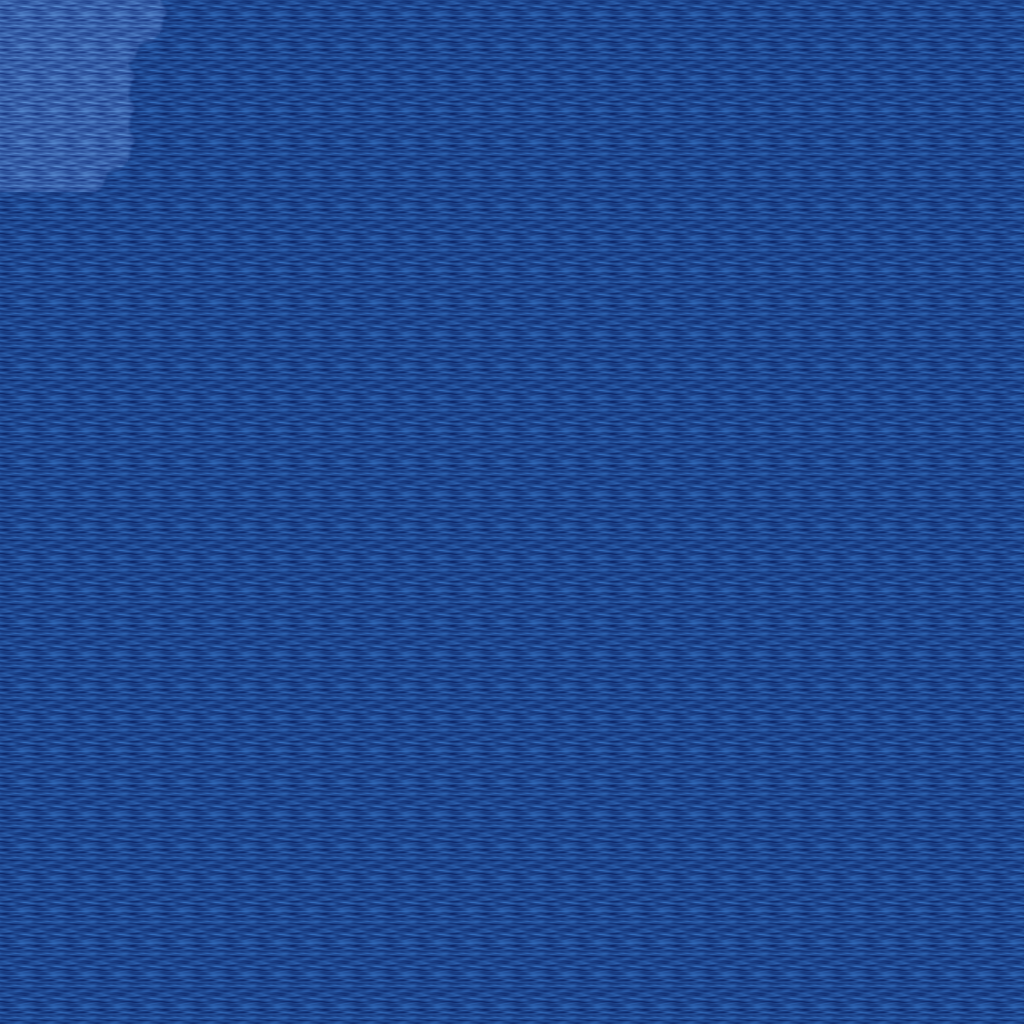

Tiled map render using the project's own tile images. Description and the map definition, with tile-layer contents summarised, below:
An orthogonal 32x32 tile map with 32x32 px tiles, 5 tile layers (Ground, Objects, Objects2, Above, ...), 1 hidden layer not drawn, 14 tilesets.

<map version="1.10" tiledversion="1.11.0" orientation="orthogonal" renderorder="right-down" width="32" height="32" tilewidth="32" tileheight="32" infinite="0" nextlayerid="11" nextobjectid="1">
 <tileset firstgid="1" name="ground_ground" tilewidth="32" tileheight="32" tilecount="33" columns="3">
  <image source="../drawable/ground_ground.png" width="96" height="352" />
 </tileset>
 <tileset firstgid="34" name="plant_flower_daisy_red" tilewidth="32" tileheight="32" tilecount="8" columns="2">
  <image source="../drawable/plant_flower_daisy_red.png" width="64" height="128" />
 </tileset>
 <tileset firstgid="42" name="ground_grass_edges" tilewidth="32" tileheight="32" tilecount="36" columns="12">
  <image source="../drawable/ground_grass_edges.png" width="384" height="96" />
 </tileset>
 <tileset firstgid="78" name="ground_grass_corners" tilewidth="32" tileheight="32" tilecount="24" columns="6">
  <image source="../drawable/ground_grass_corners.png" width="192" height="128" />
 </tileset>
 <tileset firstgid="102" name="ground_water_pool" tilewidth="32" tileheight="32" tilecount="72" columns="3">
  <image source="../drawable/ground_water_pool.png" width="96" height="768" />
 </tileset>
 <tileset firstgid="174" name="plant_flower_daisy_white" tilewidth="32" tileheight="32" tilecount="8" columns="2">
  <image source="../drawable/plant_flower_daisy_white.png" width="64" height="128" />
 </tileset>
 <tileset firstgid="182" name="plant_grasses" tilewidth="32" tileheight="32" tilecount="6" columns="3">
  <image source="../drawable/plant_grasses.png" width="96" height="64" />
 </tileset>
 <tileset firstgid="188" name="item_statue_bird" tilewidth="32" tileheight="32" tilecount="8" columns="2">
  <image source="../drawable/item_statue_bird.png" width="64" height="128" />
 </tileset>
 <tileset firstgid="196" name="plant_tree_tree_darkgreen" tilewidth="32" tileheight="32" tilecount="88" columns="8">
  <image source="../drawable/plant_tree_tree_darkgreen.png" width="256" height="352" />
 </tileset>
 <tileset firstgid="284" name="logic_collision" tilewidth="32" tileheight="32" tilecount="1" columns="1">
  <image source="../drawable/logic_collision.png" width="32" height="32" />
 </tileset>
 <tileset firstgid="285" name="ground_water_pool_deep" tilewidth="32" tileheight="32" tilecount="72" columns="3">
  <image source="../drawable/ground_water_pool_deep.png" width="96" height="768" />
 </tileset>
 <tileset firstgid="357" name="logic_item_fruits" tilewidth="32" tileheight="32" tilecount="16" columns="8">
  <image source="../drawable/logic_item_fruits.png" width="256" height="64" />
 </tileset>
 <tileset firstgid="373" name="plant_tree_umbrella_thorn" tilewidth="32" tileheight="32" tilecount="18" columns="6">
  <image source="../drawable/plant_tree_umbrella_thorn.png" width="192" height="96" />
 </tileset>
 <tileset firstgid="391" name="light_light_5x5" tilewidth="32" tileheight="32" tilecount="25" columns="5">
  <image source="../drawable/light_light_5x5.png" width="160" height="160" />
 </tileset>
 <layer id="1" name="Ground" width="32" height="32">
  <data>[1024 cells, 1024 non-empty, 4 distinct tile ids]</data>
 </layer>
 <layer id="2" name="Objects" width="32" height="32">
  <data>[1024 cells, 0 non-empty, 0 distinct tile ids]</data>
 </layer>
 <layer id="3" name="Objects2" width="32" height="32">
  <data>[1024 cells, 0 non-empty, 0 distinct tile ids]</data>
 </layer>
 <layer id="4" name="Above" width="32" height="32">
  <data>[1024 cells, 0 non-empty, 0 distinct tile ids]</data>
 </layer>
 <layer id="5" name="Above2" width="32" height="32">
  <data>[1024 cells, 0 non-empty, 0 distinct tile ids]</data>
 </layer>
 <layer id="6" name="Walkable" width="32" height="32" visible="0">
  <data>[1024 cells, 1024 non-empty, 1 distinct tile ids]</data>
 </layer>
 <objectgroup id="7" name="Mapevents" />
 <objectgroup id="8" name="Spawn" />
 <objectgroup id="9" name="Keys" />
 <objectgroup id="10" name="Replace" />
</map>
